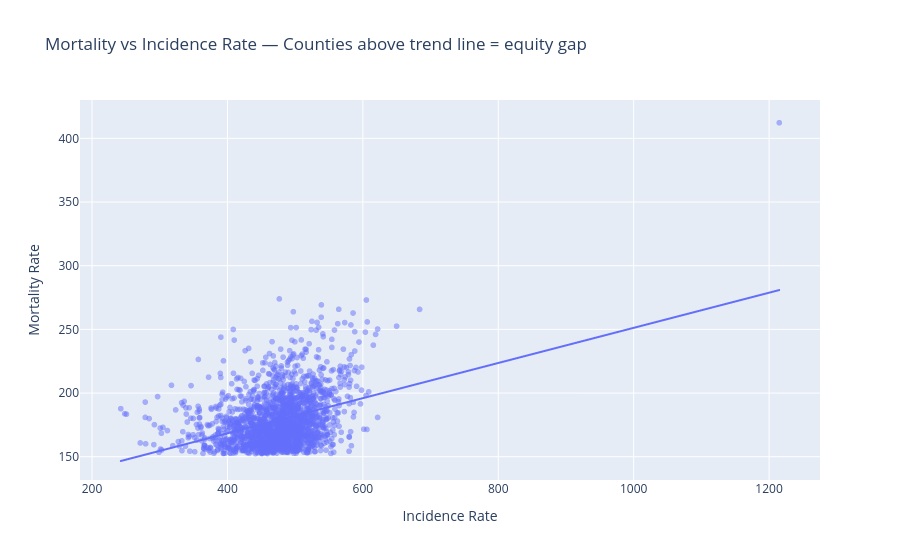

Notebook code for this chart:
### Markdown cell above
## 3. Scatter: Mortality vs Incidence (Equity Gap)

### Code cell
fig2 = px.scatter(
    df, x='IncidenceRate', y='rate',
    hover_name='Area',
    labels={'IncidenceRate': 'Incidence Rate', 'rate': 'Mortality Rate'},
    title='Mortality vs Incidence Rate — Counties above trend line = equity gap',
    opacity=0.5, trendline='ols'
)
fig2.write_html('../visualizations/mortality_vs_incidence_scatter.html')
fig2.show()
print('Saved: mortality_vs_incidence_scatter.html')

### Figure 1 — Plotly figure (JSON) as saved in the notebook; plotly's stock layout.template omitted (floating-point values rounded to 4 significant figures; data arrays with more than 128 entries replaced by an {"elided": "..."} marker saying what was removed)
{"data": [{"hovertemplate": "<b>%{hovertext}</b><br><br>Incidence Rate=%{x}<br>Mortality Rate=%{y}<extra></extra>", "hovertext": {"elided": "1933 str values"}, "legendgroup": "", "marker": {"color": "#636efa", "opacity": 0.5, "symbol": "circle"}, "mode": "markers", "name": "", "showlegend": false, "x": {"elided": "1933 float values"}, "xaxis": "x", "y": {"elided": "1933 float values"}, "yaxis": "y", "type": "scattergl"}, {"hovertemplate": "<b>OLS trendline</b><br>rate = 0.138004 * IncidenceRate + 113.195<br>R<sup>2</sup>=0.127428<br><br>Incidence Rate=%{x}<br>Mortality Rate=%{y} <b>(trend)</b><extra></extra>", "legendgroup": "", "marker": {"color": "#636efa", "symbol": "circle"}, "mode": "lines", "name": "", "showlegend": false, "x": {"elided": "1933 float values"}, "xaxis": "x", "y": {"elided": "1933 float values"}, "yaxis": "y", "type": "scattergl"}], "layout": {"xaxis": {"anchor": "y", "domain": [0.0, 1.0], "title": {"text": "Incidence Rate"}}, "yaxis": {"anchor": "x", "domain": [0.0, 1.0], "title": {"text": "Mortality Rate"}}, "legend": {"tracegroupgap": 0}, "title": {"text": "Mortality vs Incidence Rate — Counties above trend line = equity gap"}}}
